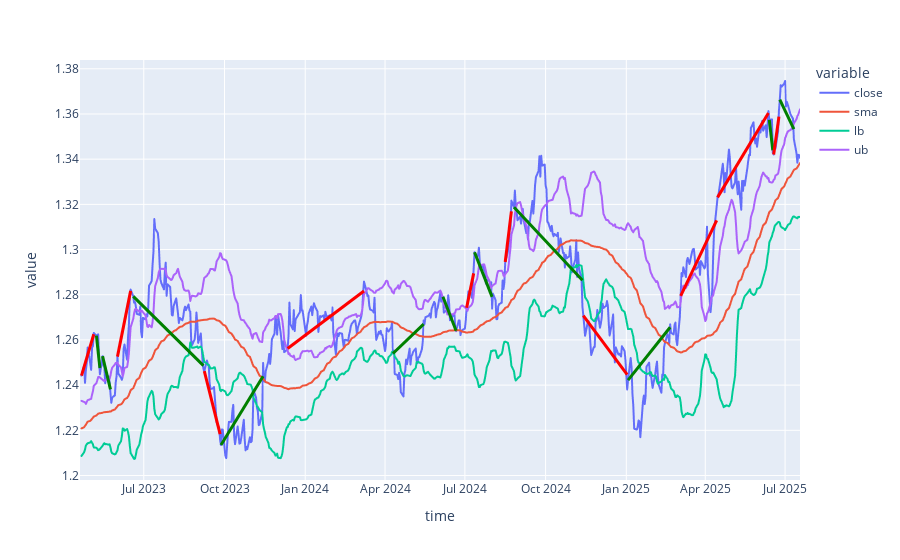

Notebook code for this chart:
### Code cell
# plotting close prices with bollinger bands
fig = px.line(df, x='time', y=['close', 'sma', 'lb', 'ub'])

# adding trades to plots
for i, position in result.iterrows():
    if position.status == 'closed':
        fig.add_shape(type="line",
            x0=position.open_datetime, y0=position.open_price, x1=position.close_datetime, y1=position.close_price,
            line=dict(
                color="green" if position.profit >= 0 else "red",
                width=3)
            )
fig

### Figure 1 — Plotly figure (JSON) as saved in the notebook; plotly's stock layout.template omitted (floating-point values rounded to 4 significant figures; data arrays with more than 128 entries replaced by an {"elided": "..."} marker saying what was removed)
{"data": [{"hovertemplate": "variable=close<br>time=%{x}<br>value=%{y}<extra></extra>", "legendgroup": "close", "line": {"color": "#636efa", "dash": "solid"}, "marker": {"symbol": "circle"}, "mode": "lines", "name": "close", "showlegend": true, "type": "scattergl", "x": {"elided": "582 str values"}, "xaxis": "x", "y": {"elided": "582 float values"}, "yaxis": "y"}, {"hovertemplate": "variable=sma<br>time=%{x}<br>value=%{y}<extra></extra>", "legendgroup": "sma", "line": {"color": "#EF553B", "dash": "solid"}, "marker": {"symbol": "circle"}, "mode": "lines", "name": "sma", "showlegend": true, "type": "scattergl", "x": {"elided": "582 str values"}, "xaxis": "x", "y": {"elided": "582 float values"}, "yaxis": "y"}, {"hovertemplate": "variable=lb<br>time=%{x}<br>value=%{y}<extra></extra>", "legendgroup": "lb", "line": {"color": "#00cc96", "dash": "solid"}, "marker": {"symbol": "circle"}, "mode": "lines", "name": "lb", "showlegend": true, "type": "scattergl", "x": {"elided": "582 str values"}, "xaxis": "x", "y": {"elided": "582 float values"}, "yaxis": "y"}, {"hovertemplate": "variable=ub<br>time=%{x}<br>value=%{y}<extra></extra>", "legendgroup": "ub", "line": {"color": "#ab63fa", "dash": "solid"}, "marker": {"symbol": "circle"}, "mode": "lines", "name": "ub", "showlegend": true, "type": "scattergl", "x": {"elided": "582 str values"}, "xaxis": "x", "y": {"elided": "582 float values"}, "yaxis": "y"}], "layout": {"legend": {"title": {"text": "variable"}, "tracegroupgap": 0}, "margin": {"t": 60}, "shapes": [{"line": {"color": "red", "width": 3}, "type": "line", "x0": "2023-04-21T00:00:00", "x1": "2023-05-05T00:00:00", "y0": 1.244, "y1": 1.262}, {"line": {"color": "green", "width": 3}, "type": "line", "x0": "2023-05-08T00:00:00", "x1": "2023-05-12T00:00:00", "y0": 1.262, "y1": 1.248}, {"line": {"color": "green", "width": 3}, "type": "line", "x0": "2023-05-15T00:00:00", "x1": "2023-05-24T00:00:00", "y0": 1.253, "y1": 1.238}, {"line": {"color": "red", "width": 3}, "type": "line", "x0": "2023-06-01T00:00:00", "x1": "2023-06-16T00:00:00", "y0": 1.253, "y1": 1.282}, {"line": {"color": "green", "width": 3}, "type": "line", "x0": "2023-06-19T00:00:00", "x1": "2023-09-07T00:00:00", "y0": 1.279, "y1": 1.249}, {"line": {"color": "red", "width": 3}, "type": "line", "x0": "2023-09-08T00:00:00", "x1": "2023-09-26T00:00:00", "y0": 1.246, "y1": 1.218}, {"line": {"color": "green", "width": 3}, "type": "line", "x0": "2023-09-27T00:00:00", "x1": "2023-11-14T00:00:00", "y0": 1.214, "y1": 1.244}, {"line": {"color": "red", "width": 3}, "type": "line", "x0": "2023-12-12T00:00:00", "x1": "2024-03-08T00:00:00", "y0": 1.256, "y1": 1.282}, {"line": {"color": "green", "width": 3}, "type": "line", "x0": "2024-04-10T00:00:00", "x1": "2024-05-15T00:00:00", "y0": 1.254, "y1": 1.267}, {"line": {"color": "green", "width": 3}, "type": "line", "x0": "2024-06-06T00:00:00", "x1": "2024-06-21T00:00:00", "y0": 1.279, "y1": 1.264}, {"line": {"color": "red", "width": 3}, "type": "line", "x0": "2024-07-03T00:00:00", "x1": "2024-07-11T00:00:00", "y0": 1.274, "y1": 1.289}, {"line": {"color": "green", "width": 3}, "type": "line", "x0": "2024-07-12T00:00:00", "x1": "2024-08-01T00:00:00", "y0": 1.299, "y1": 1.279}, {"line": {"color": "red", "width": 3}, "type": "line", "x0": "2024-08-16T00:00:00", "x1": "2024-08-23T00:00:00", "y0": 1.294, "y1": 1.317}, {"line": {"color": "green", "width": 3}, "type": "line", "x0": "2024-08-26T00:00:00", "x1": "2024-11-12T00:00:00", "y0": 1.319, "y1": 1.286}, {"line": {"color": "red", "width": 3}, "type": "line", "x0": "2024-11-13T00:00:00", "x1": "2025-01-02T00:00:00", "y0": 1.271, "y1": 1.245}, {"line": {"color": "green", "width": 3}, "type": "line", "x0": "2025-01-03T00:00:00", "x1": "2025-02-20T00:00:00", "y0": 1.242, "y1": 1.266}, {"line": {"color": "red", "width": 3}, "type": "line", "x0": "2025-03-04T00:00:00", "x1": "2025-04-14T00:00:00", "y0": 1.28, "y1": 1.313}, {"line": {"color": "red", "width": 3}, "type": "line", "x0": "2025-04-15T00:00:00", "x1": "2025-06-12T00:00:00", "y0": 1.323, "y1": 1.36}, {"line": {"color": "green", "width": 3}, "type": "line", "x0": "2025-06-13T00:00:00", "x1": "2025-06-17T00:00:00", "y0": 1.357, "y1": 1.344}, {"line": {"color": "red", "width": 3}, "type": "line", "x0": "2025-06-18T00:00:00", "x1": "2025-06-24T00:00:00", "y0": 1.342, "y1": 1.359}, {"line": {"color": "green", "width": 3}, "type": "line", "x0": "2025-06-25T00:00:00", "x1": "2025-07-11T00:00:00", "y0": 1.366, "y1": 1.353}], "xaxis": {"anchor": "y", "domain": [0, 1], "title": {"text": "time"}}, "yaxis": {"anchor": "x", "domain": [0, 1], "title": {"text": "value"}}}}
